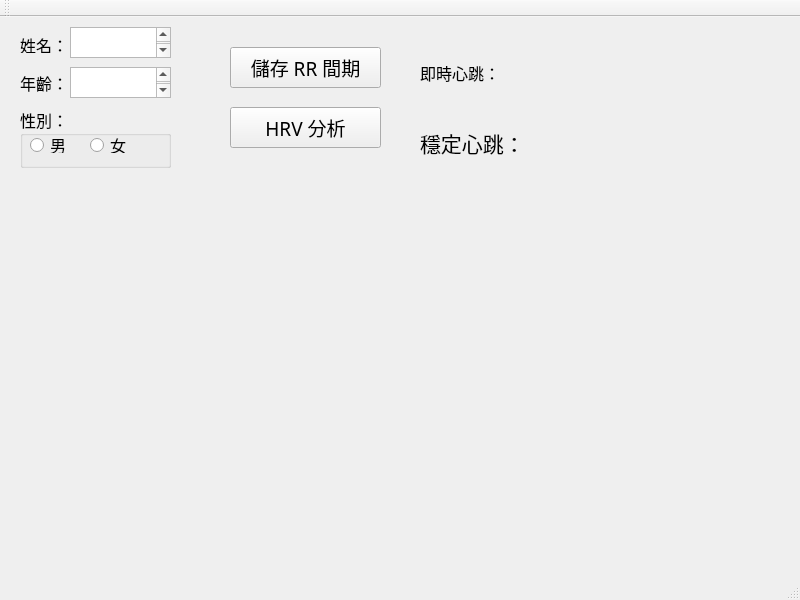
<?xml version="1.0" encoding="UTF-8"?>
<ui version="4.0">
 <class>MainWindow</class>
 <widget class="QMainWindow" name="MainWindow">
  <property name="geometry">
   <rect>
    <x>0</x>
    <y>0</y>
    <width>800</width>
    <height>600</height>
   </rect>
  </property>
  <property name="windowTitle">
   <string>MainWindow</string>
  </property>
  <widget class="QWidget" name="centralwidget">
   <widget class="QWidget" name="controlWidget" native="true">
    <property name="geometry">
     <rect>
      <x>10</x>
      <y>10</y>
      <width>741</width>
      <height>181</height>
     </rect>
    </property>
    <widget class="QLabel" name="label">
     <property name="geometry">
      <rect>
       <x>10</x>
       <y>10</y>
       <width>47</width>
       <height>16</height>
      </rect>
     </property>
     <property name="font">
      <font>
       <family>微軟正黑體</family>
       <pointsize>12</pointsize>
      </font>
     </property>
     <property name="text">
      <string>姓名：</string>
     </property>
    </widget>
    <widget class="QTextEdit" name="nameEdit">
     <property name="geometry">
      <rect>
       <x>60</x>
       <y>0</y>
       <width>101</width>
       <height>31</height>
      </rect>
     </property>
     <property name="font">
      <font>
       <family>微軟正黑體</family>
       <pointsize>12</pointsize>
      </font>
     </property>
    </widget>
    <widget class="QLabel" name="label_2">
     <property name="geometry">
      <rect>
       <x>10</x>
       <y>46</y>
       <width>47</width>
       <height>20</height>
      </rect>
     </property>
     <property name="font">
      <font>
       <family>微軟正黑體</family>
       <pointsize>12</pointsize>
      </font>
     </property>
     <property name="text">
      <string>年齡：</string>
     </property>
    </widget>
    <widget class="QTextEdit" name="ageEdit">
     <property name="geometry">
      <rect>
       <x>60</x>
       <y>40</y>
       <width>101</width>
       <height>31</height>
      </rect>
     </property>
     <property name="font">
      <font>
       <family>微軟正黑體</family>
       <pointsize>12</pointsize>
      </font>
     </property>
    </widget>
    <widget class="QGroupBox" name="genderGroup">
     <property name="geometry">
      <rect>
       <x>10</x>
       <y>80</y>
       <width>151</width>
       <height>61</height>
      </rect>
     </property>
     <property name="font">
      <font>
       <family>微軟正黑體</family>
       <pointsize>12</pointsize>
      </font>
     </property>
     <property name="title">
      <string>性別：</string>
     </property>
     <widget class="QRadioButton" name="radioButton">
      <property name="geometry">
       <rect>
        <x>10</x>
        <y>30</y>
        <width>51</width>
        <height>16</height>
       </rect>
      </property>
      <property name="font">
       <font>
        <family>微軟正黑體</family>
        <pointsize>12</pointsize>
       </font>
      </property>
      <property name="text">
       <string>男</string>
      </property>
     </widget>
     <widget class="QRadioButton" name="radioButton_2">
      <property name="geometry">
       <rect>
        <x>70</x>
        <y>30</y>
        <width>41</width>
        <height>16</height>
       </rect>
      </property>
      <property name="font">
       <font>
        <family>微軟正黑體</family>
        <pointsize>12</pointsize>
       </font>
      </property>
      <property name="text">
       <string>女</string>
      </property>
     </widget>
    </widget>
    <widget class="QPushButton" name="saveRRButton">
     <property name="geometry">
      <rect>
       <x>220</x>
       <y>20</y>
       <width>151</width>
       <height>41</height>
      </rect>
     </property>
     <property name="font">
      <font>
       <family>微軟正黑體</family>
       <pointsize>14</pointsize>
      </font>
     </property>
     <property name="text">
      <string>儲存 RR 間期</string>
     </property>
    </widget>
    <widget class="QPushButton" name="analyzeHRVButton">
     <property name="geometry">
      <rect>
       <x>220</x>
       <y>80</y>
       <width>151</width>
       <height>41</height>
      </rect>
     </property>
     <property name="font">
      <font>
       <family>微軟正黑體</family>
       <pointsize>14</pointsize>
      </font>
     </property>
     <property name="text">
      <string>HRV 分析</string>
     </property>
    </widget>
    <widget class="QLabel" name="RealTimeHR">
     <property name="geometry">
      <rect>
       <x>410</x>
       <y>30</y>
       <width>91</width>
       <height>31</height>
      </rect>
     </property>
     <property name="font">
      <font>
       <family>微軟正黑體</family>
       <pointsize>12</pointsize>
      </font>
     </property>
     <property name="text">
      <string>即時心跳：</string>
     </property>
    </widget>
    <widget class="QLabel" name="StableHR">
     <property name="geometry">
      <rect>
       <x>410</x>
       <y>80</y>
       <width>301</width>
       <height>71</height>
      </rect>
     </property>
     <property name="font">
      <font>
       <family>微軟正黑體</family>
       <pointsize>16</pointsize>
      </font>
     </property>
     <property name="text">
      <string>穩定心跳：</string>
     </property>
    </widget>
   </widget>
   <widget class="QWidget" name="chartWidget" native="true">
    <property name="geometry">
     <rect>
      <x>10</x>
      <y>220</y>
      <width>781</width>
      <height>161</height>
     </rect>
    </property>
    <property name="font">
     <font>
      <family>微軟正黑體</family>
     </font>
    </property>
   </widget>
  </widget>
  <widget class="QMenuBar" name="menubar">
   <property name="geometry">
    <rect>
     <x>0</x>
     <y>0</y>
     <width>800</width>
     <height>21</height>
    </rect>
   </property>
  </widget>
  <widget class="QStatusBar" name="statusbar">
   <property name="font">
    <font>
     <pointsize>10</pointsize>
    </font>
   </property>
  </widget>
  <widget class="QToolBar" name="toolBar">
   <property name="windowTitle">
    <string>toolBar</string>
   </property>
   <attribute name="toolBarArea">
    <enum>TopToolBarArea</enum>
   </attribute>
   <attribute name="toolBarBreak">
    <bool>false</bool>
   </attribute>
  </widget>
 </widget>
 <resources/>
 <connections/>
</ui>
